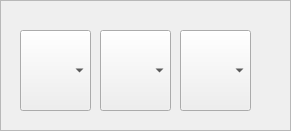
    <widget class="QFrame" name="frame_2">
     <property name="geometry">
      <rect>
       <x>30</x>
       <y>40</y>
       <width>291</width>
       <height>131</height>
      </rect>
     </property>
     <property name="frameShape">
      <enum>QFrame::StyledPanel</enum>
     </property>
     <property name="frameShadow">
      <enum>QFrame::Raised</enum>
     </property>
     <widget class="QComboBox" name="comboBox_3">
      <property name="geometry">
       <rect>
        <x>20</x>
        <y>30</y>
        <width>71</width>
        <height>81</height>
       </rect>
      </property>
      <item>
       <property name="text">
        <string/>
       </property>
      </item>
      <item>
       <property name="text">
        <string>AS</string>
       </property>
      </item>
      <item>
       <property name="text">
        <string>2S</string>
       </property>
      </item>
      <item>
       <property name="text">
        <string>3S</string>
       </property>
      </item>
      <item>
       <property name="text">
        <string>4S</string>
       </property>
      </item>
      <item>
       <property name="text">
        <string>5S</string>
       </property>
      </item>
      <item>
       <property name="text">
        <string>6S</string>
       </property>
      </item>
      <item>
       <property name="text">
        <string>7S</string>
       </property>
      </item>
      <item>
       <property name="text">
        <string>8S</string>
       </property>
      </item>
      <item>
       <property name="text">
        <string>9S</string>
       </property>
      </item>
      <item>
       <property name="text">
        <string>10S</string>
       </property>
      </item>
      <item>
       <property name="text">
        <string>JS</string>
       </property>
      </item>
      <item>
       <property name="text">
        <string>QS</string>
       </property>
      </item>
      <item>
       <property name="text">
        <string>KS</string>
       </property>
      </item>
      <item>
       <property name="text">
        <string>AC</string>
       </property>
      </item>
      <item>
       <property name="text">
        <string>2C</string>
       </property>
      </item>
      <item>
       <property name="text">
        <string>3C</string>
       </property>
      </item>
      <item>
       <property name="text">
        <string>4C</string>
       </property>
      </item>
      <item>
       <property name="text">
        <string>5C</string>
       </property>
      </item>
      <item>
       <property name="text">
        <string>6C</string>
       </property>
      </item>
      <item>
       <property name="text">
        <string>7C</string>
       </property>
      </item>
      <item>
       <property name="text">
        <string>8C</string>
       </property>
      </item>
      <item>
       <property name="text">
        <string>9C</string>
       </property>
      </item>
      <item>
       <property name="text">
        <string>10C</string>
       </property>
      </item>
      <item>
       <property name="text">
        <string>JC</string>
       </property>
      </item>
      <item>
       <property name="text">
        <string>QC</string>
       </property>
      </item>
      <item>
       <property name="text">
        <string>KC</string>
       </property>
      </item>
      <item>
       <property name="text">
        <string>AD</string>
       </property>
      </item>
      <item>
       <property name="text">
        <string>2D</string>
       </property>
      </item>
      <item>
       <property name="text">
        <string>3D</string>
       </property>
      </item>
      <item>
       <property name="text">
        <string>4D</string>
       </property>
      </item>
      <item>
       <property name="text">
        <string>5D</string>
       </property>
      </item>
      <item>
       <property name="text">
        <string>6D</string>
       </property>
      </item>
      <item>
       <property name="text">
        <string>7D</string>
       </property>
      </item>
      <item>
       <property name="text">
        <string>8D</string>
       </property>
      </item>
      <item>
       <property name="text">
        <string>9D</string>
       </property>
      </item>
      <item>
       <property name="text">
        <string>10D</string>
       </property>
      </item>
      <item>
       <property name="text">
        <string>JD</string>
       </property>
      </item>
      <item>
       <property name="text">
        <string>QD</string>
       </property>
      </item>
      <item>
       <property name="text">
        <string>KD</string>
       </property>
      </item>
      <item>
       <property name="text">
        <string>AH</string>
       </property>
      </item>
      <item>
       <property name="text">
        <string>2H</string>
       </property>
      </item>
      <item>
       <property name="text">
        <string>3H</string>
       </property>
      </item>
      <item>
       <property name="text">
        <string>4H</string>
       </property>
      </item>
      <item>
       <property name="text">
        <string>5H</string>
       </property>
      </item>
      <item>
       <property name="text">
        <string>6H</string>
       </property>
      </item>
      <item>
       <property name="text">
        <string>7H</string>
       </property>
      </item>
      <item>
       <property name="text">
        <string>8H</string>
       </property>
      </item>
      <item>
       <property name="text">
        <string>9H</string>
       </property>
      </item>
      <item>
       <property name="text">
        <string>10H</string>
       </property>
      </item>
      <item>
       <property name="text">
        <string>JH</string>
       </property>
      </item>
      <item>
       <property name="text">
        <string>QH</string>
       </property>
      </item>
      <item>
       <property name="text">
        <string>KH</string>
       </property>
      </item>
     </widget>
     <widget class="QComboBox" name="comboBox_2">
      <property name="geometry">
       <rect>
        <x>100</x>
        <y>30</y>
        <width>71</width>
        <height>81</height>
       </rect>
      </property>
      <item>
       <property name="text">
        <string/>
       </property>
      </item>
      <item>
       <property name="text">
        <string>AS</string>
       </property>
      </item>
      <item>
       <property name="text">
        <string>2S</string>
       </property>
      </item>
      <item>
       <property name="text">
        <string>3S</string>
       </property>
      </item>
      <item>
       <property name="text">
        <string>4S</string>
       </property>
      </item>
      <item>
       <property name="text">
        <string>5S</string>
       </property>
      </item>
      <item>
       <property name="text">
        <string>6S</string>
       </property>
      </item>
      <item>
       <property name="text">
        <string>7S</string>
       </property>
      </item>
      <item>
       <property name="text">
        <string>8S</string>
       </property>
      </item>
      <item>
       <property name="text">
        <string>9S</string>
       </property>
      </item>
      <item>
       <property name="text">
        <string>10S</string>
       </property>
      </item>
      <item>
       <property name="text">
        <string>JS</string>
       </property>
      </item>
      <item>
       <property name="text">
        <string>QS</string>
       </property>
      </item>
      <item>
       <property name="text">
        <string>KS</string>
       </property>
      </item>
      <item>
       <property name="text">
        <string>AC</string>
       </property>
      </item>
      <item>
       <property name="text">
        <string>2C</string>
       </property>
      </item>
      <item>
       <property name="text">
        <string>3C</string>
       </property>
      </item>
      <item>
       <property name="text">
        <string>4C</string>
       </property>
      </item>
      <item>
       <property name="text">
        <string>5C</string>
       </property>
      </item>
      <item>
       <property name="text">
        <string>6C</string>
       </property>
      </item>
      <item>
       <property name="text">
        <string>7C</string>
       </property>
      </item>
      <item>
       <property name="text">
        <string>8C</string>
       </property>
      </item>
      <item>
       <property name="text">
        <string>9C</string>
       </property>
      </item>
      <item>
       <property name="text">
        <string>10C</string>
       </property>
      </item>
      <item>
       <property name="text">
        <string>JC</string>
       </property>
      </item>
      <item>
       <property name="text">
        <string>QC</string>
       </property>
      </item>
      <item>
       <property name="text">
        <string>KC</string>
       </property>
      </item>
      <item>
       <property name="text">
        <string>AD</string>
       </property>
      </item>
      <item>
       <property name="text">
        <string>2D</string>
       </property>
      </item>
      <item>
       <property name="text">
        <string>3D</string>
       </property>
      </item>
      <item>
       <property name="text">
        <string>4D</string>
       </property>
      </item>
      <item>
       <property name="text">
        <string>5D</string>
       </property>
      </item>
      <item>
       <property name="text">
        <string>6D</string>
       </property>
      </item>
      <item>
       <property name="text">
        <string>7D</string>
       </property>
      </item>
      <item>
       <property name="text">
        <string>8D</string>
       </property>
      </item>
      <item>
       <property name="text">
        <string>9D</string>
       </property>
      </item>
      <item>
       <property name="text">
        <string>10D</string>
       </property>
      </item>
      <item>
       <property name="text">
        <string>JD</string>
       </property>
      </item>
      <item>
       <property name="text">
        <string>QD</string>
       </property>
      </item>
      <item>
       <property name="text">
        <string>KD</string>
       </property>
      </item>
      <item>
       <property name="text">
        <string>AH</string>
       </property>
      </item>
      <item>
       <property name="text">
        <string>2H</string>
       </property>
      </item>
      <item>
       <property name="text">
        <string>3H</string>
       </property>
      </item>
      <item>
       <property name="text">
        <string>4H</string>
       </property>
      </item>
      <item>
       <property name="text">
        <string>5H</string>
       </property>
      </item>
      <item>
       <property name="text">
        <string>6H</string>
       </property>
      </item>
      <item>
       <property name="text">
        <string>7H</string>
       </property>
      </item>
      <item>
       <property name="text">
        <string>8H</string>
       </property>
      </item>
      <item>
       <property name="text">
        <string>9H</string>
       </property>
      </item>
      <item>
       <property name="text">
        <string>10H</string>
       </property>
      </item>
      <item>
       <property name="text">
        <string>JH</string>
       </property>
      </item>
      <item>
       <property name="text">
        <string>QH</string>
       </property>
      </item>
      <item>
       <property name="text">
        <string>KH</string>
       </property>
      </item>
     </widget>
     <widget class="QComboBox" name="comboBox">
      <property name="geometry">
       <rect>
        <x>180</x>
        <y>30</y>
        <width>71</width>
        <height>81</height>
       </rect>
      </property>
      <item>
       <property name="text">
        <string/>
       </property>
      </item>
      <item>
       <property name="text">
        <string>AS</string>
       </property>
      </item>
      <item>
       <property name="text">
        <string>2S</string>
       </property>
      </item>
      <item>
       <property name="text">
        <string>3S</string>
       </property>
      </item>
      <item>
       <property name="text">
        <string>4S</string>
       </property>
      </item>
      <item>
       <property name="text">
        <string>5S</string>
       </property>
      </item>
      <item>
       <property name="text">
        <string>6S</string>
       </property>
      </item>
      <item>
       <property name="text">
        <string>7S</string>
       </property>
      </item>
      <item>
       <property name="text">
        <string>8S</string>
       </property>
      </item>
      <item>
       <property name="text">
        <string>9S</string>
       </property>
      </item>
      <item>
       <property name="text">
        <string>10S</string>
       </property>
      </item>
      <item>
       <property name="text">
        <string>JS</string>
       </property>
      </item>
      <item>
       <property name="text">
        <string>QS</string>
       </property>
      </item>
      <item>
       <property name="text">
        <string>KS</string>
       </property>
      </item>
      <item>
       <property name="text">
        <string>AC</string>
       </property>
      </item>
      <item>
       <property name="text">
        <string>2C</string>
       </property>
      </item>
      <item>
       <property name="text">
        <string>3C</string>
       </property>
      </item>
      <item>
       <property name="text">
        <string>4C</string>
       </property>
      </item>
      <item>
       <property name="text">
        <string>5C</string>
       </property>
      </item>
      <item>
       <property name="text">
        <string>6C</string>
       </property>
      </item>
      <item>
       <property name="text">
        <string>7C</string>
       </property>
      </item>
      <item>
       <property name="text">
        <string>8C</string>
       </property>
      </item>
      <item>
       <property name="text">
        <string>9C</string>
       </property>
      </item>
      <item>
       <property name="text">
        <string>10C</string>
       </property>
      </item>
      <item>
       <property name="text">
        <string>JC</string>
       </property>
      </item>
      <item>
       <property name="text">
        <string>QC</string>
       </property>
      </item>
      <item>
       <property name="text">
        <string>KC</string>
       </property>
      </item>
      <item>
       <property name="text">
        <string>AD</string>
       </property>
      </item>
      <item>
       <property name="text">
        <string>2D</string>
       </property>
      </item>
      <item>
       <property name="text">
        <string>3D</string>
       </property>
      </item>
      <item>
       <property name="text">
        <string>4D</string>
       </property>
      </item>
      <item>
       <property name="text">
        <string>5D</string>
       </property>
      </item>
      <item>
       <property name="text">
        <string>6D</string>
       </property>
      </item>
      <item>
       <property name="text">
        <string>7D</string>
       </property>
      </item>
      <item>
       <property name="text">
        <string>8D</string>
       </property>
      </item>
      <item>
       <property name="text">
        <string>9D</string>
       </property>
      </item>
      <item>
       <property name="text">
        <string>10D</string>
       </property>
      </item>
      <item>
       <property name="text">
        <string>JD</string>
       </property>
      </item>
      <item>
       <property name="text">
        <string>QD</string>
       </property>
      </item>
      <item>
       <property name="text">
        <string>KD</string>
       </property>
      </item>
      <item>
       <property name="text">
        <string>AH</string>
       </property>
      </item>
      <item>
       <property name="text">
        <string>2H</string>
       </property>
      </item>
      <item>
       <property name="text">
        <string>3H</string>
       </property>
      </item>
      <item>
       <property name="text">
        <string>4H</string>
       </property>
      </item>
      <item>
       <property name="text">
        <string>5H</string>
       </property>
      </item>
      <item>
       <property name="text">
        <string>6H</string>
       </property>
      </item>
      <item>
       <property name="text">
        <string>7H</string>
       </property>
      </item>
      <item>
       <property name="text">
        <string>8H</string>
       </property>
      </item>
      <item>
       <property name="text">
        <string>9H</string>
       </property>
      </item>
      <item>
       <property name="text">
        <string>10H</string>
       </property>
      </item>
      <item>
       <property name="text">
        <string>JH</string>
       </property>
      </item>
      <item>
       <property name="text">
        <string>QH</string>
       </property>
      </item>
      <item>
       <property name="text">
        <string>KH</string>
       </property>
      </item>
     </widget>
    </widget>
